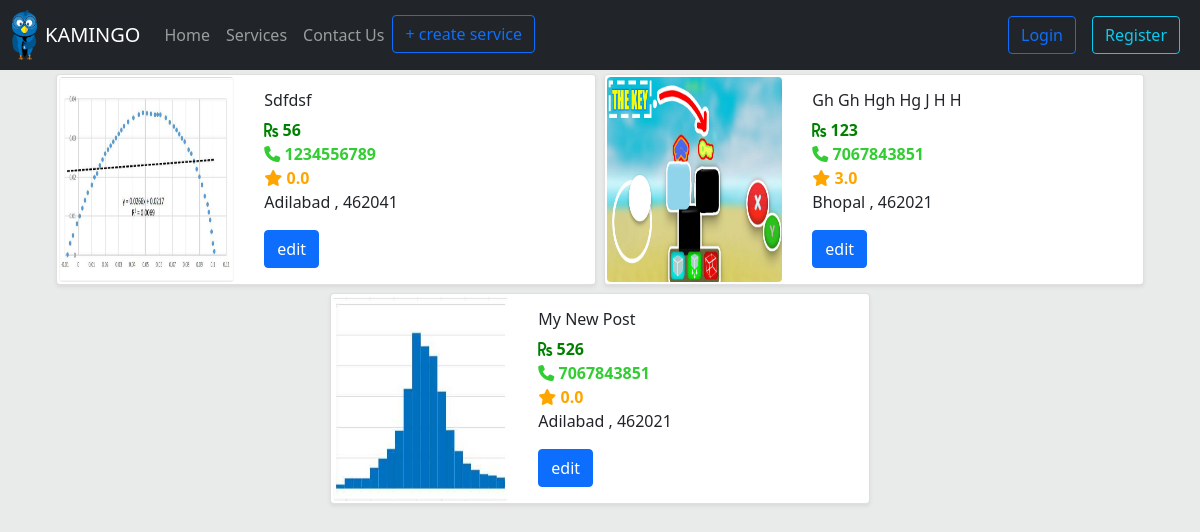
The page /dashboard/1 on the database as committed earlier.
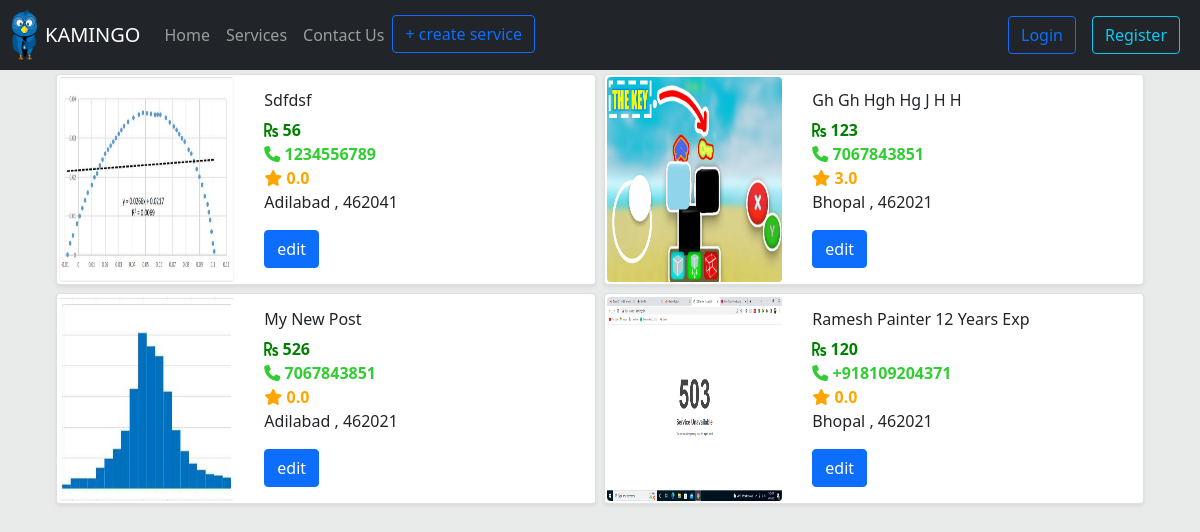
The same page on the database as committed later.
### serviceapp/models.py (models this page shows, shortened)
class ServiceModel(models.Model):
    image = models.ImageField(upload_to=path_and_rename, null=True)
    title = models.CharField(max_length=100)
    category = models.ForeignKey(CategoryModel, on_delete=models.SET_NULL, related_name='category', null=True)
    cost = models.IntegerField()
    service_provider_name = models.CharField(max_length=100)
    contact = PhoneNumberField()
    address = models.ForeignKey(Address, on_delete=models.SET_NULL, related_name='address', null=True)
    slug = models.SlugField(unique=True, db_index=True, null=True, blank=True)
    description = models.CharField(max_length=600, null=True, blank=True)
    user = models.ForeignKey(User, on_delete=models.SET_NULL, related_name='user',null=True)
    def get_rating(self):
        total = sum(int(review['rating']) for review in self.reviews.values())
        if self.reviews.count() > 0:
            return total / self.reviews.count()
        else:
            return 0

class Address(models.Model):
    address_line1 = models.CharField(max_length=100, null=True)
    address_line2 = models.CharField(max_length=100, null=True, blank=True)
    city = models.CharField(max_length=100, null=True, blank=True, verbose_name='City')
    pin_code = models.CharField(max_length=6, null=True)
    locality = models.CharField(max_length=100, blank=True, null=True)

### dashboard/views.py (the view)
# urls.py: path('<int:pk>', views.DashboardView.as_view(), name='dashboard_url'),
class DashboardView(View):
    def get(self, request, pk):
        user = User.objects.get(pk=pk)
        services = ServiceModel.objects.filter(user=user)
        context = {
            'services': services
        }
        return render(request, 'dashboard/user_dasboard_main.html', context)

### dashboard/templates/dashboard/user_dasboard_main.html (shortened to what this page needs)
{% extends 'base.html' %}
{% block body %}
    <div class="container d-flex justify-content-center ">
    <div class="row justify-content-center " style="width: 100%" >
{% for service in services %}
    <div class="card m-1 shadow-sm" style="max-width: 540px;">
  <div class="row g-0">
      <div class="container">
    <div class="row">
        <div class="col-4 " style="padding: 0.15rem; justify-content: left">
                  <img style="width: 100%; height: 100%;" src="{{ service.image.url }}" class="img-fluid rounded" alt="...">
        </div>
        <div class="col-8 col-md-8">
                 <div class="card-body">
        <h6 class="card-title text-truncate" >{{ service.title | title }}</h6>
        <p class="card-text mb-0" style="color: green; font-weight: bold; "><i class="fas fa-rupee-sign"></i> {{ service.cost }}</p>
        <p class="card-text mb-0" style="color: limegreen; font-weight: bold; "><i class= "fa fa-phone"></i> {{ service.contact}}</p>
        <p class="card-text mb-0" style="color: orange; font-weight: bold; "><i class= "fas fa-star"></i> {{ service.get_rating | floatformat:1 }}</p>
        <p class="card-text mb-0;">{{ service.address.city}} , {{ service.address.pin_code }}</p>
        <a class="btn btn-primary" href="{% url 'service_edit_url' user.pk service.pk %}"> edit </a>
                 </div>
        </div>
    </div>
</div>
  </div>
</div>
{% endfor %}
</div>
</div>
{% endblock %}

### templates/base.html (shortened to what this page needs)
{% load static %}
<!DOCTYPE html>
<html lang="en">
  <head>
    <link
      href="https://cdn.jsdelivr.net/npm/bootstrap@5.0.2/dist/css/bootstrap.min.css"
      rel="stylesheet"
    />
  </head>
  <body style="background-color: #E9EAEA;">
    <nav class="navbar navbar-expand-lg navbar-dark bg-dark">
      <div class="container-fluid ">
          <img style="margin-right: 0.5rem;" width="25rem" height="50rem" src="{% static 'serviceapp/kamingo_icon.png' %}" alt="">
        <a class="navbar-brand" href="/">KAMINGO</a>
        <div class="collapse navbar-collapse" id="navbarSupportedContent">
          <ul class="navbar-nav me-auto mb-2 mb-lg-0">
            <li class="nav-item">
              <a class="nav-link" aria-current="page" href="/">Home</a>
            </li>
            <li class="nav-item">
              <a class="nav-link" aria-current="page" href="">Services</a>
            </li>
            <li class="nav-item">
              <a class="nav-link" href="user/register">Contact Us</a>
            </li>
                 <li class="nav-item">
              <a class="btn btn-outline-primary" href=" {% if user.is_authenticated %}
              {% url 'service_form_url' %}
              {% else %}
              {% endif %}
                ">+ create service</a>
            </li>
          </ul>
          <form class="d-flex">
            <ul class="navbar-nav me-auto mb-2 mb-lg-0">
              {% if not user.is_authenticated %}
              <li class="nav-item">
                <a
                  class="nav-link"
                  aria-current="page"
                  href="{% url 'account_login' %}"
                  ><button type="button" class="btn btn-outline-primary">
                    Login
                  </button>
                </a>
              </li>
              <li class="nav-item">
                <a class="nav-link" href="{% url 'account_signup' %}"
                  ><button type="button" class="btn btn-outline-info">
                    Register
                  </button>
                </a>
              </li>
              {% endif %}
            </ul>
          </form>
        </div>
      </div>
    </nav>
    {% block body %} {% endblock %}
  </body>
</html>

Rows that differ between the two databases and show on the page:
added ServiceModel: image (picture), title "Ramesh Painter 12 Years Exp", cost "120", contact "+918109204371", get_rating "0.0", address.city "Bhopal", address.pin_code "462021"
